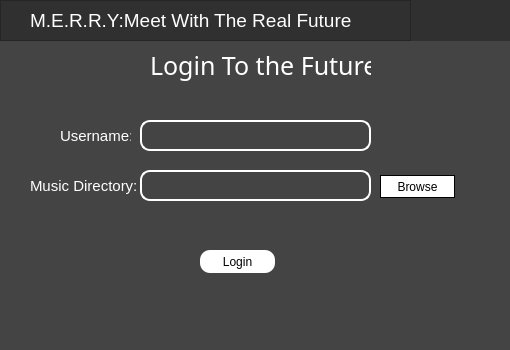
<?xml version="1.0" encoding="UTF-8"?>
<ui version="4.0">
 <class>MainWindow</class>
 <widget class="QMainWindow" name="MainWindow">
  <property name="geometry">
   <rect>
    <x>0</x>
    <y>0</y>
    <width>510</width>
    <height>350</height>
   </rect>
  </property>
  <property name="windowTitle">
   <string>MainWindow</string>
  </property>
  <property name="styleSheet">
   <string notr="true">background-color:rgb(68,68,68);
color:white;</string>
  </property>
  <widget class="QWidget" name="centralwidget">
   <widget class="QLabel" name="loginLabel">
    <property name="geometry">
     <rect>
      <x>150</x>
      <y>40</y>
      <width>221</width>
      <height>51</height>
     </rect>
    </property>
    <property name="font">
     <font>
      <family>Anurati</family>
      <pointsize>-1</pointsize>
     </font>
    </property>
    <property name="styleSheet">
     <string notr="true">color:white;
font-size:25px;
background-color:transparent;</string>
    </property>
    <property name="text">
     <string>Login To the Future</string>
    </property>
   </widget>
   <widget class="QLabel" name="screen">
    <property name="geometry">
     <rect>
      <x>-4</x>
      <y>-9</y>
      <width>521</width>
      <height>361</height>
     </rect>
    </property>
    <property name="text">
     <string/>
    </property>
    <property name="pixmap">
     <pixmap>bg.gif</pixmap>
    </property>
    <property name="scaledContents">
     <bool>true</bool>
    </property>
   </widget>
   <widget class="QPushButton" name="Close">
    <property name="geometry">
     <rect>
      <x>460</x>
      <y>0</y>
      <width>51</width>
      <height>41</height>
     </rect>
    </property>
    <property name="styleSheet">
     <string notr="true">QPushButton{
	border:none;
	background-color:rgb(48,48,48);
}

QPushButton:hover{
	background-color:rgb(175,0,0);
	border:none;
}
</string>
    </property>
    <property name="text">
     <string/>
    </property>
    <property name="icon">
     <iconset>
      <normaloff>res/Close X.ico</normaloff>res/Close X.ico</iconset>
    </property>
   </widget>
   <widget class="QPushButton" name="Min">
    <property name="geometry">
     <rect>
      <x>410</x>
      <y>0</y>
      <width>51</width>
      <height>41</height>
     </rect>
    </property>
    <property name="styleSheet">
     <string notr="true">QPushButton{
	border:none;
	background-color:rgb(48,48,48);
}

QPushButton:hover{
	background-color:rgb(175,0,0);
	border:none;
}
</string>
    </property>
    <property name="text">
     <string/>
    </property>
    <property name="icon">
     <iconset>
      <normaloff>res/Minimize Centered.ico</normaloff>res/Minimize Centered.ico</iconset>
    </property>
   </widget>
   <widget class="QFrame" name="frame">
    <property name="geometry">
     <rect>
      <x>0</x>
      <y>0</y>
      <width>411</width>
      <height>41</height>
     </rect>
    </property>
    <property name="styleSheet">
     <string notr="true">background-color:rgb(48,48,48);</string>
    </property>
    <property name="frameShape">
     <enum>QFrame::StyledPanel</enum>
    </property>
    <property name="frameShadow">
     <enum>QFrame::Raised</enum>
    </property>
    <widget class="QLabel" name="label">
     <property name="geometry">
      <rect>
       <x>30</x>
       <y>5</y>
       <width>361</width>
       <height>31</height>
      </rect>
     </property>
     <property name="font">
      <font>
       <pointsize>14</pointsize>
      </font>
     </property>
     <property name="styleSheet">
      <string notr="true"/>
     </property>
     <property name="text">
      <string>M.E.R.R.Y:Meet With The Real Future</string>
     </property>
    </widget>
   </widget>
   <widget class="QLabel" name="label_2">
    <property name="geometry">
     <rect>
      <x>60</x>
      <y>120</y>
      <width>71</width>
      <height>31</height>
     </rect>
    </property>
    <property name="styleSheet">
     <string notr="true">background-color:transparent;
font-size:15px;</string>
    </property>
    <property name="text">
     <string>Username:</string>
    </property>
   </widget>
   <widget class="QLabel" name="label_3">
    <property name="geometry">
     <rect>
      <x>30</x>
      <y>170</y>
      <width>111</width>
      <height>31</height>
     </rect>
    </property>
    <property name="styleSheet">
     <string notr="true">background-color:transparent;
font-size:15px;</string>
    </property>
    <property name="text">
     <string>Music Directory:</string>
    </property>
   </widget>
   <widget class="QLineEdit" name="UsernameInput">
    <property name="geometry">
     <rect>
      <x>140</x>
      <y>120</y>
      <width>231</width>
      <height>31</height>
     </rect>
    </property>
    <property name="styleSheet">
     <string notr="true">border-radius:10px;
border:2px solid white;
color:white;</string>
    </property>
   </widget>
   <widget class="QLineEdit" name="MusicDirInput">
    <property name="geometry">
     <rect>
      <x>140</x>
      <y>170</y>
      <width>231</width>
      <height>31</height>
     </rect>
    </property>
    <property name="styleSheet">
     <string notr="true">border-radius:10px;
border:2px solid white;
color:white;</string>
    </property>
   </widget>
   <widget class="QPushButton" name="LoginB">
    <property name="geometry">
     <rect>
      <x>200</x>
      <y>250</y>
      <width>75</width>
      <height>23</height>
     </rect>
    </property>
    <property name="styleSheet">
     <string notr="true">
QPushButton{
	background-color:white;
	border-radius:10px;
	color:black;
}

QPushButton:hover{
	background-color:gray;
	color:white;
}</string>
    </property>
    <property name="text">
     <string>Login</string>
    </property>
   </widget>
   <widget class="QPushButton" name="BrowseB">
    <property name="geometry">
     <rect>
      <x>380</x>
      <y>175</y>
      <width>75</width>
      <height>23</height>
     </rect>
    </property>
    <property name="styleSheet">
     <string notr="true">
QPushButton{
	background-color:white;
	color:black;
	border:1px solid black;
}

QPushButton:hover{
	background-color:gray;
	color:white;
}</string>
    </property>
    <property name="text">
     <string>Browse</string>
    </property>
   </widget>
   <zorder>screen</zorder>
   <zorder>loginLabel</zorder>
   <zorder>Close</zorder>
   <zorder>Min</zorder>
   <zorder>frame</zorder>
   <zorder>label_2</zorder>
   <zorder>label_3</zorder>
   <zorder>UsernameInput</zorder>
   <zorder>MusicDirInput</zorder>
   <zorder>LoginB</zorder>
   <zorder>BrowseB</zorder>
  </widget>
 </widget>
 <resources/>
 <connections/>
</ui>
